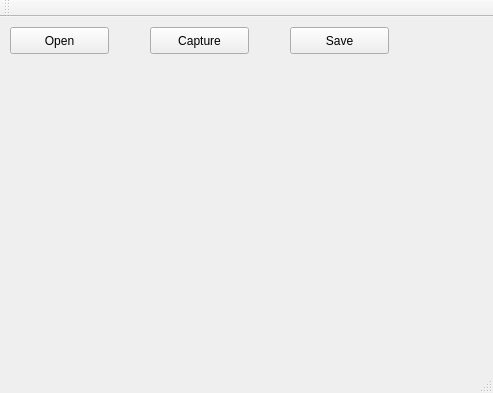
<?xml version="1.0" encoding="UTF-8"?>
<ui version="4.0">
 <class>MainWindow</class>
 <widget class="QMainWindow" name="MainWindow">
  <property name="geometry">
   <rect>
    <x>0</x>
    <y>0</y>
    <width>493</width>
    <height>393</height>
   </rect>
  </property>
  <property name="windowTitle">
   <string>MainWindow</string>
  </property>
  <widget class="QWidget" name="centralWidget">
   <widget class="QPushButton" name="btnOpen">
    <property name="geometry">
     <rect>
      <x>10</x>
      <y>10</y>
      <width>99</width>
      <height>27</height>
     </rect>
    </property>
    <property name="text">
     <string>Open</string>
    </property>
   </widget>
   <widget class="QPushButton" name="btnCapture">
    <property name="geometry">
     <rect>
      <x>150</x>
      <y>10</y>
      <width>99</width>
      <height>27</height>
     </rect>
    </property>
    <property name="text">
     <string>Capture</string>
    </property>
   </widget>
   <widget class="QPushButton" name="btnSave">
    <property name="geometry">
     <rect>
      <x>290</x>
      <y>10</y>
      <width>99</width>
      <height>27</height>
     </rect>
    </property>
    <property name="text">
     <string>Save</string>
    </property>
   </widget>
   <widget class="QWidget" name="verticalLayoutWidget">
    <property name="geometry">
     <rect>
      <x>30</x>
      <y>70</y>
      <width>301</width>
      <height>231</height>
     </rect>
    </property>
    <layout class="QVBoxLayout" name="verticalLayout"/>
   </widget>
  </widget>
  <widget class="QMenuBar" name="menuBar">
   <property name="geometry">
    <rect>
     <x>0</x>
     <y>0</y>
     <width>493</width>
     <height>25</height>
    </rect>
   </property>
  </widget>
  <widget class="QToolBar" name="mainToolBar">
   <attribute name="toolBarArea">
    <enum>TopToolBarArea</enum>
   </attribute>
   <attribute name="toolBarBreak">
    <bool>false</bool>
   </attribute>
  </widget>
  <widget class="QStatusBar" name="statusBar"/>
 </widget>
 <layoutdefault spacing="6" margin="11"/>
 <resources/>
 <connections/>
</ui>
